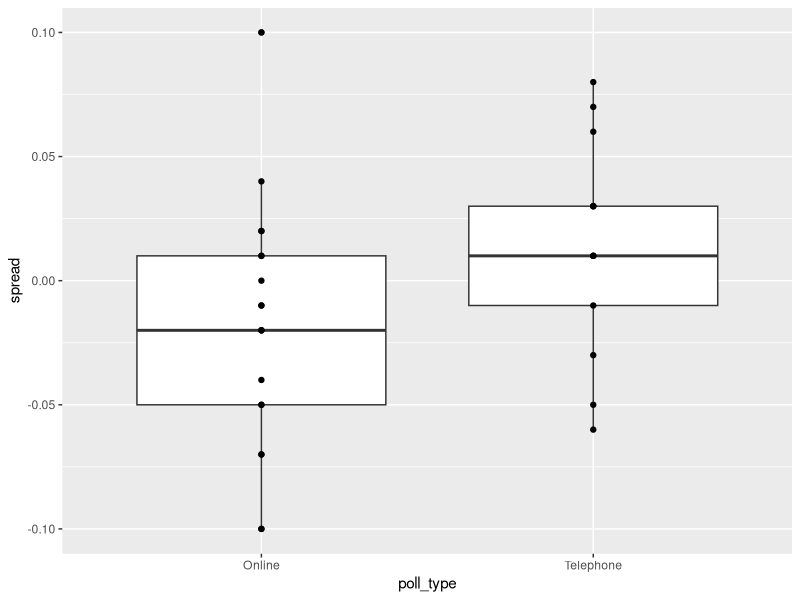

Reproduce this figure in R.
library(tidyverse)
options(digits = 3)

library(dslabs)
data("brexit_polls")

head(brexit_polls)

p <- 0.481
d <- 2*p - 1
N <- 1500

E <- p * N
SE <- sqrt(N) * sqrt(p * (1-p))
X_hat <- p
se_X_hat <- sqrt(X_hat * (1-X_hat) / N)

polls <- brexit_polls %>%
  mutate(x_hat = (spread + 1) / 2) %>%
  summarise(avg_spread = mean(spread), sd_spread = sd(spread), avg = mean(x_hat), sd = sd(x_hat))

brexit_polls[1,]
X_hat_1 <- brexit_polls[1,]$remain
SE_1 <- sqrt(X_hat_1 * (1-X_hat_1) / brexit_polls[1,]$samplesize)
lower <- X_hat_1 - qnorm(0.975) * SE_1
upper <- X_hat_1 + qnorm(0.975) * SE_1

brexit_polls <- brexit_polls %>%
  mutate(x_hat = (spread + 1) / 2)
june_polls <- brexit_polls %>%
  filter(enddate >= "2016-06-01") %>%
  mutate(se_x_hat = sqrt(x_hat * (1-x_hat) / samplesize)) %>%
  mutate(se_spread = 2*se_x_hat) %>%
  mutate(lower = spread - qnorm(0.975) * se_spread, upper = spread + qnorm(0.975) * se_spread) %>%
  mutate(hit = lower <= d & upper >= d)
mean(june_polls$lower <= 0 & june_polls$upper >= 0)
mean(june_polls$lower >= 0)
mean(june_polls$hit)

june_polls %>%
  group_by(pollster) %>%
  summarise(hit_rate = mean(hit), num_poll = n()) %>%
  arrange(hit_rate)

june_polls %>%
  group_by(poll_type) %>%
  ggplot(aes(poll_type, spread)) +
  geom_boxplot() +
  geom_point()

june_polls %>%
  group_by(poll_type) %>%
  summarize(N = sum(samplesize),
            spread = sum(spread*samplesize)/N,
            p_hat = (spread + 1)/2,
            se_ptype = sqrt(p_hat * (1-p_hat) / N) * 2,
            lower = spread - qnorm(0.975) * se_ptype,
            upper = spread + qnorm(0.975) * se_ptype)
